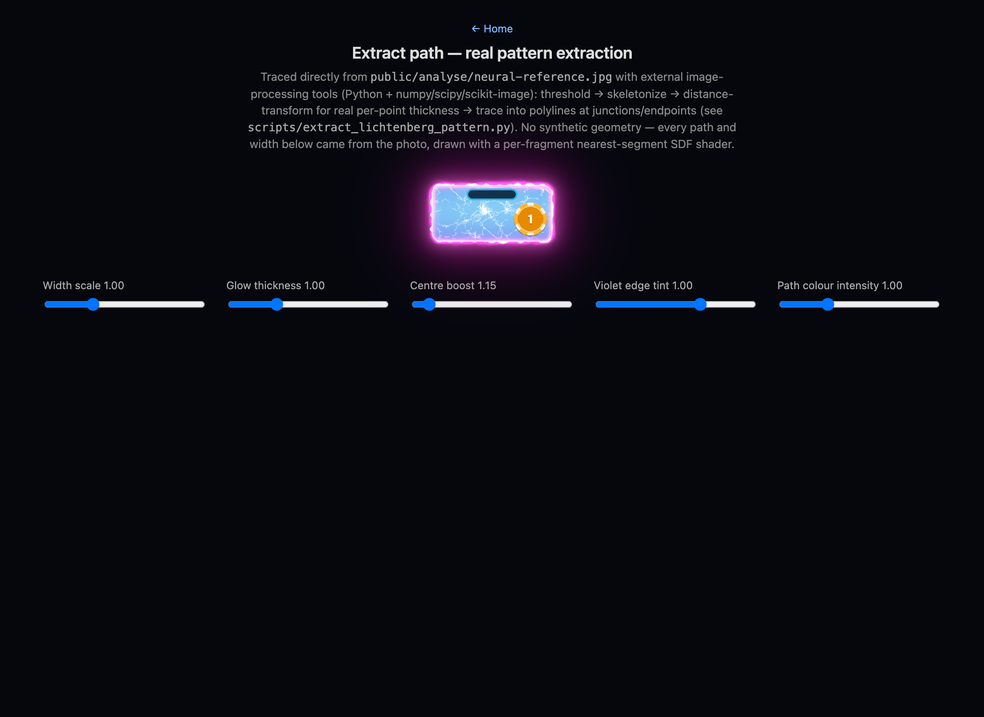
#> input picture extract-path-current.png, 984 x 717 px, shrunk from 2400 x 1748 before the run
$ python verify-analyse-motion.py ../extract-path-current.png ../extract-path-current.png
#> lines starting #> are read from the running program, lines starting #| are printed output that depends on the picture
"""Verify the analyse ambient motion matches the reference statistics.

Usage: python3 scripts/verify-analyse-motion.py frame_a.png frame_b.png

frame_a/frame_b are energy-canvas captures (canvas.toDataURL) taken a few
seconds apart while revealed. Needs pillow + numpy. Checks the three
signatures measured from the plasma phase SVGs:
anchored (no drift), re-routing (partial bright turnover), energy conserved.
"""
import sys

import numpy as np
from PIL import Image


def load(path):
#> called with path = '../extract-path-current.png'
    rgba = np.asarray(Image.open(path).convert("RGBA"), np.float32)
    # what 'screen' blending adds: luminance weighted by alpha
    return rgba[..., :3].mean(axis=2) * (rgba[..., 3] / 255)
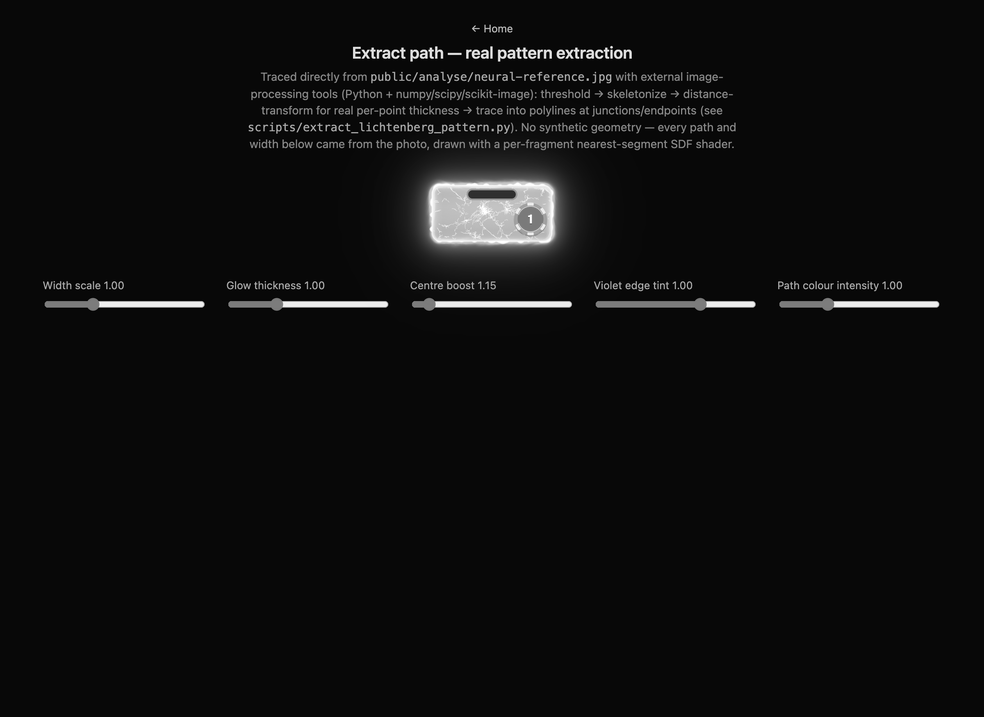
#> returned value: shape (717, 984) float32; min 0, max 255, mean 14.6


a = load(sys.argv[1])
b = load(sys.argv[2])
assert a.shape == b.shape, "frames must match"
h, w = a.shape
#> h = 717; w = 984

# 1. No global drift: best integer shift must be (0, 0)
best = (0, 0, 1e18)
for dy in range(-6, 7, 2):
    for dx in range(-6, 7, 2):
        ys, xs = slice(max(0, dy), min(h, h + dy)), slice(max(0, dx), min(w, w + dx))
        ys2, xs2 = slice(max(0, -dy), min(h, h - dy)), slice(max(0, -dx), min(w, w - dx))
        err = float(np.mean((a[ys, xs] - b[ys2, xs2]) ** 2))
        if err < best[2]:
            best = (dx, dy, err)
#> after the loop, best = (0, 0, 0)
print(f"drift: best shift = ({best[0]}, {best[1]})")
#| drift: best shift = (0, 0)
assert best[:2] == (0, 0), "FAIL: web is drifting"

# 2. Motion present: the pattern actually moved between frames, but subtly
d = np.abs(a - b)
#> d: shape (717, 984) float32; every value is 0
moved = float((d > 8).mean())
#> moved = 0
print(f"moved fraction (|Δlum|>8) = {moved:.3f} (target 0.02-0.60)")
#| moved fraction (|Δlum|>8) = 0.000 (target 0.02-0.60)
#> (the run stopped early here; a loop or call above may not have finished)
